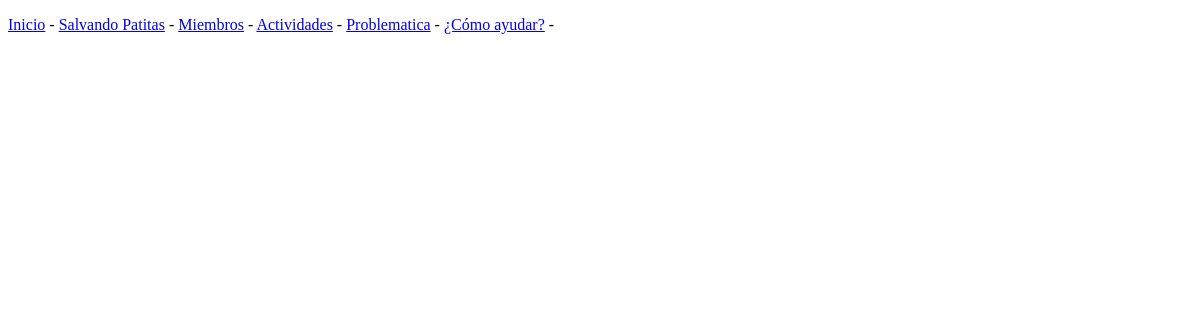
/team/, run on an earlier commit of the app's database.
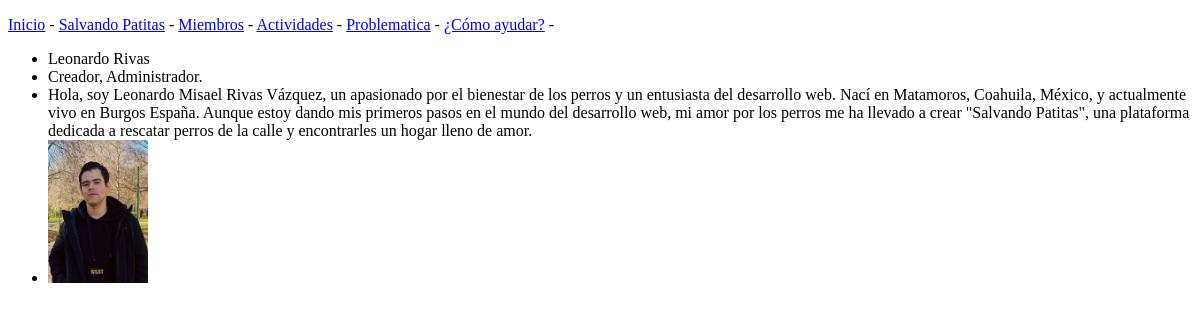
And on a later commit of the database.
### salvando_patas/models.py (models this page shows)
class TeamMember(models.Model):
    name = models.CharField(max_length=100)
    role = models.CharField(max_length=100)
    bio = models.TextField()
    photo = models.ImageField(upload_to='team/',blank=True,null=True)

### salvando_patas/views.py (the view)
# urls.py: path('team/',views.miembros,name='miembros'),
def miembros(request):
    objetos = TeamMember.objects.all()
    context = {'objetos':objetos}
    return render(request,'salvando_patas/miembros.html',context)

### salvando_patas/templates/salvando_patas/miembros.html (shortened to what this page needs)
<!DOCTYPE html>
<html lang="es">
<head>
</head>
<body>
{% extends 'salvando_patas/base.html' %}
{% block content %}
    <ul>
    {% for objeto in objetos %}
        <li>{{ objeto.name }}</li>
        <li>{{ objeto.role }}</li>
        <li>{{ objeto.bio }}</li>
        {% if objeto.photo %}
            <li><img src="{{ objeto.photo.url }}" alt="{{ objeto.name }} photo" width="100"></li>
        {% endif %}
    {% endfor %}
    </ul>
{% endblock content %}

What changed in the data, as far as the page shows it:
added TeamMember: name "Leonardo Rivas", role "Creador, Administrador.", bio "Hola, soy Leonardo Misael Rivas Vázquez, un apasionado por el bienestar de los perros y un entusiasta del desarrollo web. Nací en Matamoros, Coahuila, México, y actualmente vivo en Burgos España. Aunque estoy dando mis primeros pasos en el mundo del desarrollo web, mi amor por los perros me ha llevado a crear \"Salvando Patitas\", una plataforma dedicada a rescatar perros de la calle y encontrarles un hogar lleno de amor.", photo (picture)
